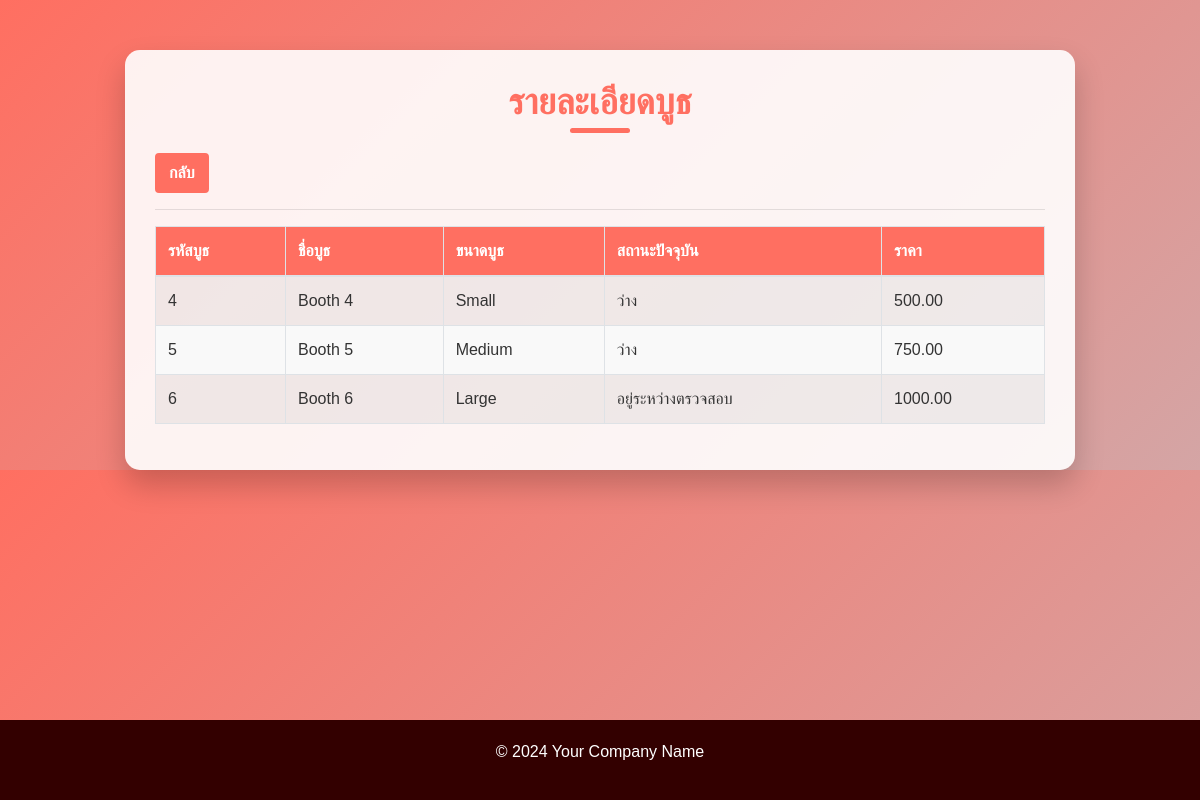
The app's page /ku_model/booth_details.php?zone_id=2 with its own data.
### tables this page shows
CREATE TABLE `booths` (
  `booth_id` int(11) NOT NULL,
  `booth_number` int(11) NOT NULL,
  `booth_name` varchar(255) NOT NULL,
  `booth_size` varchar(50) NOT NULL,
  `booth_status` tinyint(4) NOT NULL,
  `booth_price` decimal(10,2) NOT NULL,
  `zone_id` int(11) NOT NULL
);

### ku_model/booth_details.php (the view, shortened to what this page needs)
<?php
include 'config.php';
$zone_id = isset($_GET['zone_id']) ? $_GET['zone_id'] : '';
$sql = "SELECT booth_id, booth_name, booth_size, booth_status, booth_price FROM booths WHERE zone_id = ?";
$stmt = $conn->prepare($sql);
$stmt->bind_param("s", $zone_id);
$stmt->execute();
$result = $stmt->get_result();
?>
<!DOCTYPE html>
<html lang="en">
<head>
    <link rel="stylesheet" href="https://stackpath.bootstrapcdn.com/bootstrap/4.1.3/css/bootstrap.min.css">
</head>
<body>
    <div class="container">
        <div class="row">
            <div class="col-12 col-md-10 offset-md-1 container-custom">
                <h4 class="header">รายละเอียดบูธ</h4>
                <a href="mains.php" class="btn btn-secondary">กลับ</a>
                <hr>
                <table class="table table-bordered table-striped">
                    <thead>
                        <tr>
                            <th>รหัสบูธ</th>
                            <th>ชื่อบูธ</th>
                            <th>ขนาดบูธ</th>
                            <th>สถานะปัจจุบัน</th>
                            <th>ราคา</th>
                        </tr>
                    </thead>
                    <tbody>
                        <?php if ($result->num_rows > 0): ?>
                            <?php while ($row = $result->fetch_assoc()): ?>
                                <tr>
                                    <td><?php echo htmlspecialchars($row['booth_id']); ?></td>
                                    <td><?php echo htmlspecialchars($row['booth_name']); ?></td>
                                    <td><?php echo htmlspecialchars($row['booth_size']); ?></td>
                                    <td>
                                        <?php
                                        $status = htmlspecialchars($row['booth_status']);
                                        if ($status == 0) {
                                            echo "ว่าง";
                                        } elseif ($status == 1) {
                                            echo "อยู่ระหว่างตรวจสอบ";
                                        } else {
                                            echo "จองแล้ว";
                                        }
                                        ?>
                                    </td>
                                    <td><?php echo htmlspecialchars($row['booth_price']); ?></td>
                                </tr>
                            <?php endwhile; ?>
                        <?php else: ?>
                            <tr>
                                <td colspan="5">ไม่มีข้อมูล</td>
                            </tr>
                        <?php endif; ?>
                    </tbody>
                </table>
            </div>
        </div>
    </div>
    <div class="footer">
        <p>&copy; 2024 Your Company Name</p>
    </div>
</body>
</html>

### ku_model/booth_details.php (style rules this page uses)
body { background: linear-gradient(135deg, #ff6f61, #d4a5a5); font-family: 'Poppins', sans-serif; color: #333; padding: 0; margin: 0; }
.container-custom { background-color: rgba(255, 255, 255, 0.9); padding: 30px; border-radius: 15px; box-shadow: 0 15px 30px rgba(0, 0, 0, 0.2); margin-top: 50px; animation: fadeIn 1s ease-in-out; }
.header { color: #ff6f61; text-align: center; font-size: 36px; font-weight: 700; margin-bottom: 30px; position: relative; }
.header::after { content: ''; position: absolute; left: 50%; bottom: -10px; transform: translateX(-50%); height: 5px; width: 60px; background: #ff6f61; border-radius: 3px; }
.btn-secondary { background-color: #ff6f61; border: 2px solid #ff6f61; color: #fff; font-weight: 600; transition: background-color 0.3s ease, border-color 0.3s ease, transform 0.3s ease; }
.table { border-collapse: collapse; width: 100%; }
.table thead th { background-color: #ff6f61; color: #fff; font-weight: 600; position: relative; }
.table tbody tr { transition: background-color 0.3s ease, transform 0.3s ease; }
.table tbody tr:nth-child(even) { background-color: #f9f9f9; }
.table tbody td { transition: color 0.3s ease; }
.footer { text-align: center; color: #fff; padding: 20px 0; background-color: #330000; position: fixed; width: 100%; bottom: 0; }

### records on screen
booths: booth_id "4", booth_name "Booth 4", booth_size "Small", booth_status "ว่าง", booth_price "500.00"
booths: booth_id "5", booth_name "Booth 5", booth_size "Medium", booth_status "ว่าง", booth_price "750.00"
booths: booth_id "6", booth_name "Booth 6", booth_size "Large", booth_status "อยู่ระหว่างตรวจสอบ", booth_price "1000.00"
